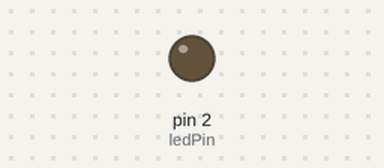
Recording of a sketch running on a simulated Arduino Uno, built with avr-gcc and run on an emulated ATmega328P. Parts: output pins drawn as LEDs (lit = HIGH).

Above: at 1.2 s.
At 3.3 s:
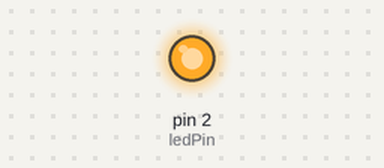
Timing chart, 0 to 7.5 s (numbered marks = the images above):
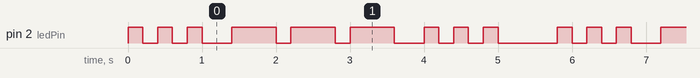

The sketch:

sos_millis.ino
```cpp
const int ledPin = 2;
unsigned long previousMillis = 0;
int stepIndex = 0;
unsigned long stepDuration = 0;

const int sosSequence[] = {
  200, -200,  200, -200,  200, -400,
  600, -200,  600, -200,  600, -400,
  200, -200,  200, -200,  200, -800
};
const int seqLen = sizeof(sosSequence) / sizeof(sosSequence[0]);

void setup() {
  pinMode(ledPin, OUTPUT);
  digitalWrite(ledPin, LOW);
  previousMillis = millis();
  stepIndex = 0;
  stepDuration = abs(sosSequence[0]);
  if (sosSequence[0] > 0) digitalWrite(ledPin, HIGH);
  else digitalWrite(ledPin, LOW);
}

void loop() {

  unsigned long currentMillis = millis();
  if (currentMillis - previousMillis >= stepDuration) {
    previousMillis = currentMillis;
    stepIndex++;
    if (stepIndex >= seqLen) {
      // 完成一次完整 SOS，直接重新开始
      stepIndex = 0;   // 重新开始下一轮
    }
    stepDuration = abs(sosSequence[stepIndex]);
    if (sosSequence[stepIndex] > 0) digitalWrite(ledPin, HIGH);
    else digitalWrite(ledPin, LOW);
  }
}
```

Measured:
- by itself, pin 2 (ledPin): repeats every 5.8 s: HIGH 0.20 s, LOW 0.20 s, HIGH 0.20 s, LOW 0.40 s, 2 × (HIGH 0.60 s, LOW 0.20 s), HIGH 0.60 s, LOW 0.40 s, 2 × (HIGH 0.20 s, LOW 0.20 s), HIGH 0.20 s, LOW 0.80 s, HIGH 0.20 s, LOW 0.20 s
- by itself, everything shown: repeats every 5.8 s, in 18 steps
